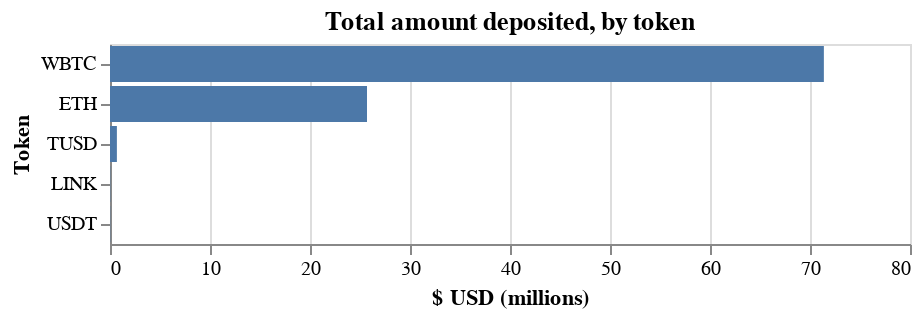

This figure's notebook cell:
### Code cell
df[df.symbol.str[0].str.lower() != 'a'].query("tx_type == 'deposit'")

alt.Chart(df[df.symbol.str[0].str.lower() != 'a'].query("tx_type == 'deposit'"), 
          title='Total amount deposited, by token').mark_bar().encode(
    y=alt.Y('symbol', title='Token').sort('-x'),
    x=alt.X('x:Q', title='$ USD (millions)').axis(format=".0f")
).transform_aggregate(
    total_usd = 'sum(amount_usd)',
    groupby=['symbol']
).transform_calculate(
    x='datum.total_usd/1000000'
).properties(
    width=400
)
